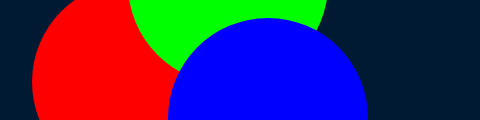
Frame 1 (no input)
Frame 60 (no input): identical to frame 1, image omitted
Frame 120 (the mouse pressed at the canvas centre since frame 60): identical to frame 1, image omitted

The p5.js sketch that drew this single still picture (run headless with seeded random() and noise() and a simulated clock; from frame 60 on, the mouse is pressed at the canvas centre):

// p5.js sketch
// ── sketch.js
function setup() {
  createCanvas (480, 120);
  noStroke ();
  }


function draw() {
    background(0, 26, 51);
    // Dark blue color
    fill(255, 0, 0);
    // Red color
    ellipse(132, 82, 200, 200);
    // Red circle
    fill(0, 255, 0);
    // Green color
    ellipse(228, -16, 200, 200);
    // Green circle
    fill(0, 0, 255);
    // Blue color
    ellipse(268, 118, 200, 200);
}
